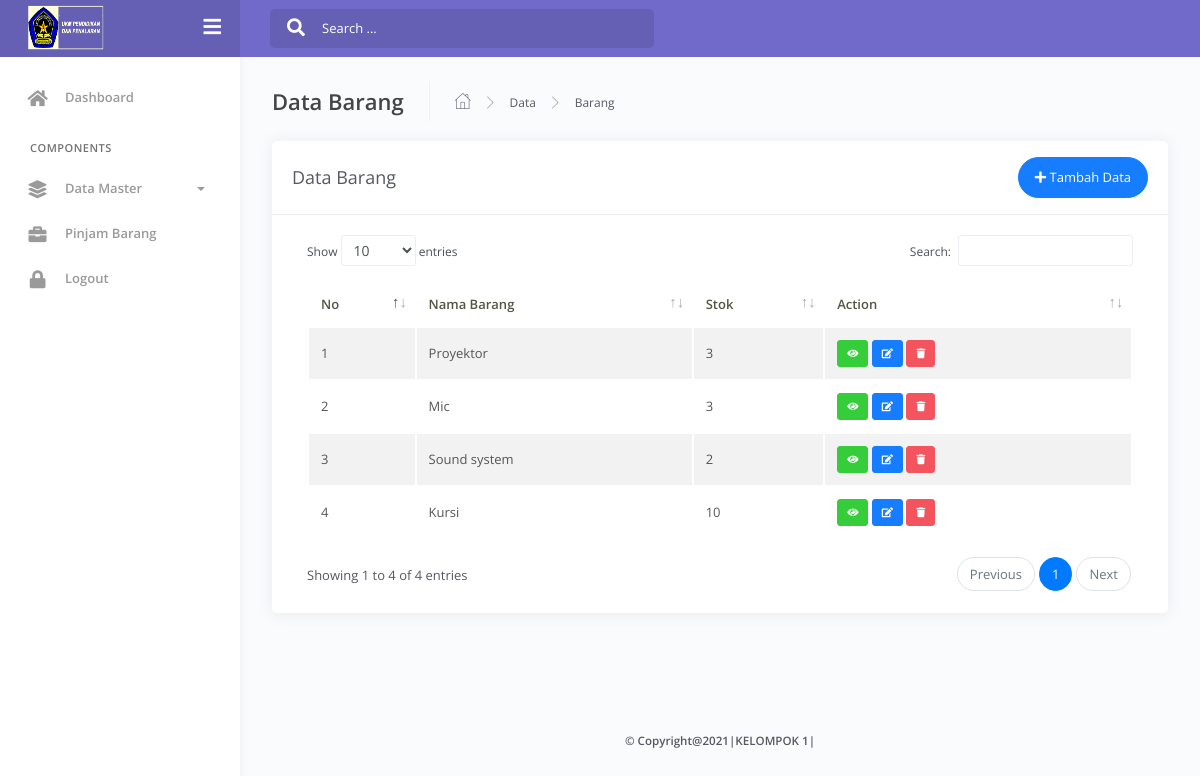
Screenshot of /kelompok1-tugasbesar/admin/index.php?view=databarang with the database file from the repository.
### tables this page shows
CREATE TABLE `barang` (
  `id` int(11) NOT NULL,
  `nama_barang` varchar(255) DEFAULT NULL,
  `stok` int(11) DEFAULT NULL,
  `deskripsi` text DEFAULT NULL,
  `foto` varchar(255) DEFAULT NULL
);

### kelompok1-tugasbesar/admin/master/barang/databarang.php (the view, shortened to what this page needs)
<div class="main-panel">
	<div class="content">
		<div class="page-inner">
			<div class="page-header">
				<h4 class="page-title">Data Barang</h4>
				<ul class="breadcrumbs">
					<li class="nav-home">
						<a href="#">
							<i class="flaticon-home"></i>
						</a>
					</li>
					<li class="separator">
						<i class="flaticon-right-arrow"></i>
					</li>
					<li class="nav-item">
						<a href="#">Data</a>
					</li>
					<li class="separator">
						<i class="flaticon-right-arrow"></i>
					</li>
					<li class="nav-item">
						<a href="#">Barang</a>
					</li>
				</ul>
			</div>
			<div class="row">
				<div class="col-md-12">
					<div class="card">
						<div class="card-header">
							<div class="d-flex align-items-center">
								<h4 class="card-title">Data Barang</h4>
								<button class="btn btn-primary btn-round ml-auto" data-toggle="modal" data-target="#modalAddBarang">
									<i class="fa fa-plus"></i>
									Tambah Data
								</button>
							</div>
						</div>
						<div class="card-body">
							<div class="table-responsive">
								<table id="add-row" class="display table table-striped table-hover">
									<thead>
										<tr>
											<th>No</th>
											<th>Nama Barang</th>
											<th>Stok</th>
											<th>Action</th>
										</tr>
									</thead>
									<tbody>
										<?php
										$no = 1;
										$query = mysqli_query($conn, 'SELECT * from barang');
										while ($barang = mysqli_fetch_array($query)) {
										?>
											<tr>
												<td><?php echo $no++ ?></td>
												<td><?php echo $barang['nama_barang'] ?></td>
												<td><?php echo $barang['stok'] ?></td>
												<td>
													<a href="#modalDetailBarang<?php echo $barang['id'] ?>" data-toggle="modal" title="Detail" class="btn btn-xs btn-success"><i class="fa fa-eye"></i></a>
													<a href="#modalEditBarang<?php echo $barang['id'] ?>" data-toggle="modal" title="Edit" class="btn btn-xs btn-primary"><i class="fa fa-edit"></i></a>
													<a href="#modalHapusBarang<?php echo $barang['id'] ?>" data-toggle="modal" title="Hapus" class="btn btn-xs btn-danger"><i class="fa fa-trash"></i></a>
												</td>
											</tr>
										<?php } ?>
									</tbody>
								</table>
							</div>
						</div>
					</div>
				</div>
			</div>
		</div>
	</div>
	<center>
		<h6><b>&copy; Copyright@2021|KELOMPOK 1|</b></h6>
	</center>
</div>

### rows the page displays
barang: nama_barang "Proyektor", stok "3"
barang: nama_barang "Mic", stok "3"
barang: nama_barang "Sound system", stok "2"
barang: nama_barang "Kursi", stok "10"
